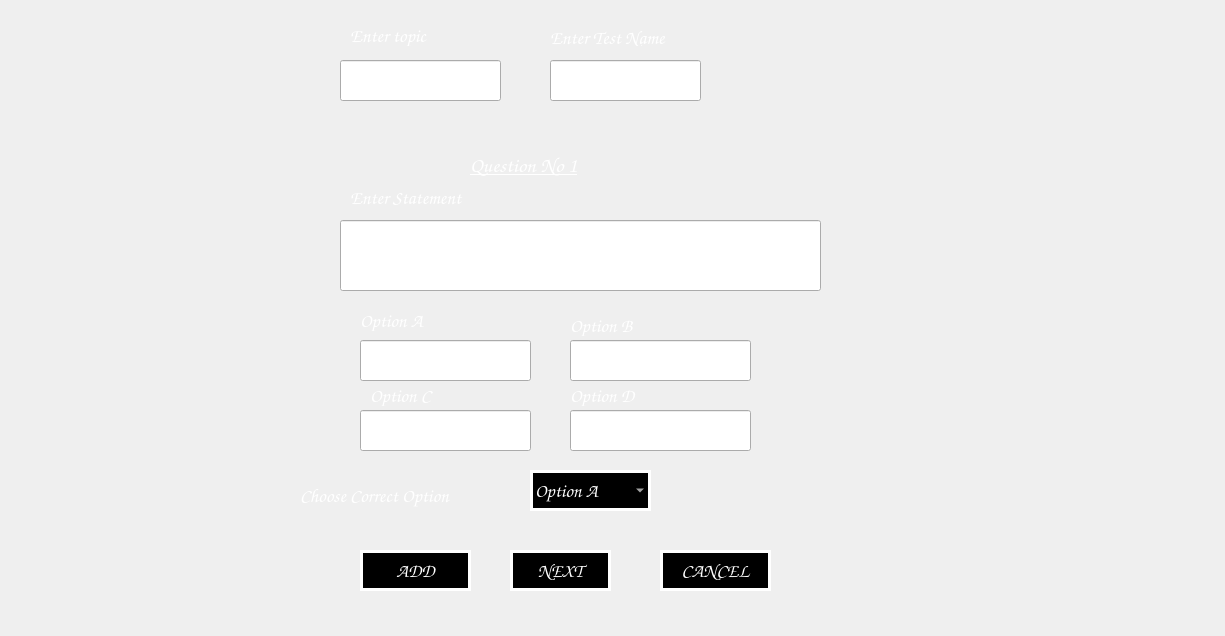
<?xml version="1.0" encoding="UTF-8"?>
<ui version="4.0">
 <class>setTestStart</class>
 <widget class="QWidget" name="setTestStart">
  <property name="geometry">
   <rect>
    <x>0</x>
    <y>0</y>
    <width>1225</width>
    <height>636</height>
   </rect>
  </property>
  <property name="font">
   <font>
    <family>Comic Sans MS</family>
    <pointsize>10</pointsize>
    <weight>75</weight>
    <bold>true</bold>
   </font>
  </property>
  <property name="windowTitle">
   <string>setTestStart</string>
  </property>
  <widget class="QLineEdit" name="topicEdit">
   <property name="geometry">
    <rect>
     <x>340</x>
     <y>60</y>
     <width>161</width>
     <height>41</height>
    </rect>
   </property>
   <property name="font">
    <font>
     <pointsize>12</pointsize>
    </font>
   </property>
  </widget>
  <widget class="QLineEdit" name="testNameEdit">
   <property name="geometry">
    <rect>
     <x>550</x>
     <y>60</y>
     <width>151</width>
     <height>41</height>
    </rect>
   </property>
   <property name="font">
    <font>
     <pointsize>12</pointsize>
    </font>
   </property>
  </widget>
  <widget class="QLabel" name="label">
   <property name="geometry">
    <rect>
     <x>350</x>
     <y>25</y>
     <width>101</width>
     <height>21</height>
    </rect>
   </property>
   <property name="font">
    <font>
     <family>Comic Sans MS</family>
     <pointsize>14</pointsize>
     <weight>75</weight>
     <bold>true</bold>
    </font>
   </property>
   <property name="styleSheet">
    <string notr="true">color:white;</string>
   </property>
   <property name="text">
    <string>Enter topic</string>
   </property>
  </widget>
  <widget class="QLabel" name="label_2">
   <property name="geometry">
    <rect>
     <x>550</x>
     <y>30</y>
     <width>181</width>
     <height>16</height>
    </rect>
   </property>
   <property name="font">
    <font>
     <family>Comic Sans MS</family>
     <pointsize>14</pointsize>
     <weight>75</weight>
     <bold>true</bold>
    </font>
   </property>
   <property name="styleSheet">
    <string notr="true">color:white;</string>
   </property>
   <property name="text">
    <string>Enter Test Name</string>
   </property>
  </widget>
  <widget class="QLabel" name="uniqueNameLabel">
   <property name="geometry">
    <rect>
     <x>360</x>
     <y>110</y>
     <width>411</width>
     <height>31</height>
    </rect>
   </property>
   <property name="font">
    <font>
     <family>Comic Sans MS</family>
     <pointsize>14</pointsize>
    </font>
   </property>
   <property name="styleSheet">
    <string notr="true">color:white;</string>
   </property>
   <property name="text">
    <string/>
   </property>
  </widget>
  <widget class="QLineEdit" name="statementEdit">
   <property name="geometry">
    <rect>
     <x>340</x>
     <y>220</y>
     <width>481</width>
     <height>71</height>
    </rect>
   </property>
   <property name="font">
    <font>
     <pointsize>12</pointsize>
    </font>
   </property>
  </widget>
  <widget class="QLineEdit" name="OptionA">
   <property name="geometry">
    <rect>
     <x>360</x>
     <y>340</y>
     <width>171</width>
     <height>41</height>
    </rect>
   </property>
   <property name="font">
    <font>
     <pointsize>12</pointsize>
    </font>
   </property>
  </widget>
  <widget class="QLineEdit" name="optionB">
   <property name="geometry">
    <rect>
     <x>570</x>
     <y>340</y>
     <width>181</width>
     <height>41</height>
    </rect>
   </property>
   <property name="font">
    <font>
     <pointsize>12</pointsize>
    </font>
   </property>
  </widget>
  <widget class="QLineEdit" name="optionC">
   <property name="geometry">
    <rect>
     <x>360</x>
     <y>410</y>
     <width>171</width>
     <height>41</height>
    </rect>
   </property>
   <property name="font">
    <font>
     <pointsize>12</pointsize>
    </font>
   </property>
  </widget>
  <widget class="QLineEdit" name="optionD">
   <property name="geometry">
    <rect>
     <x>570</x>
     <y>410</y>
     <width>181</width>
     <height>41</height>
    </rect>
   </property>
   <property name="font">
    <font>
     <pointsize>12</pointsize>
    </font>
   </property>
  </widget>
  <widget class="QComboBox" name="correctOption">
   <property name="geometry">
    <rect>
     <x>530</x>
     <y>470</y>
     <width>121</width>
     <height>41</height>
    </rect>
   </property>
   <property name="font">
    <font>
     <family>Comic Sans MS</family>
     <pointsize>14</pointsize>
     <weight>75</weight>
     <bold>true</bold>
    </font>
   </property>
   <property name="styleSheet">
    <string notr="true">border-image:none;
color:white;
background-color:inherit;
border:3px solid white;</string>
   </property>
   <item>
    <property name="text">
     <string>Option A</string>
    </property>
   </item>
   <item>
    <property name="text">
     <string>Option B</string>
    </property>
   </item>
   <item>
    <property name="text">
     <string>Option C</string>
    </property>
   </item>
   <item>
    <property name="text">
     <string>Option D</string>
    </property>
   </item>
  </widget>
  <widget class="QLabel" name="label_4">
   <property name="geometry">
    <rect>
     <x>360</x>
     <y>310</y>
     <width>111</width>
     <height>21</height>
    </rect>
   </property>
   <property name="font">
    <font>
     <family>Comic Sans MS</family>
     <pointsize>14</pointsize>
     <weight>75</weight>
     <bold>true</bold>
    </font>
   </property>
   <property name="styleSheet">
    <string notr="true">color:white;</string>
   </property>
   <property name="text">
    <string>Option A</string>
   </property>
  </widget>
  <widget class="QLabel" name="label_5">
   <property name="geometry">
    <rect>
     <x>570</x>
     <y>315</y>
     <width>91</width>
     <height>21</height>
    </rect>
   </property>
   <property name="font">
    <font>
     <family>Comic Sans MS</family>
     <pointsize>14</pointsize>
     <weight>75</weight>
     <bold>true</bold>
    </font>
   </property>
   <property name="styleSheet">
    <string notr="true">color:white;</string>
   </property>
   <property name="text">
    <string>Option B</string>
   </property>
  </widget>
  <widget class="QLabel" name="label_6">
   <property name="geometry">
    <rect>
     <x>370</x>
     <y>385</y>
     <width>101</width>
     <height>21</height>
    </rect>
   </property>
   <property name="font">
    <font>
     <family>Comic Sans MS</family>
     <pointsize>14</pointsize>
     <weight>75</weight>
     <bold>true</bold>
    </font>
   </property>
   <property name="styleSheet">
    <string notr="true">color:white;</string>
   </property>
   <property name="text">
    <string>Option C</string>
   </property>
  </widget>
  <widget class="QLabel" name="label_7">
   <property name="geometry">
    <rect>
     <x>570</x>
     <y>385</y>
     <width>81</width>
     <height>21</height>
    </rect>
   </property>
   <property name="font">
    <font>
     <family>Comic Sans MS</family>
     <pointsize>14</pointsize>
     <weight>75</weight>
     <bold>true</bold>
    </font>
   </property>
   <property name="styleSheet">
    <string notr="true">color:white;</string>
   </property>
   <property name="text">
    <string>Option D</string>
   </property>
  </widget>
  <widget class="QLabel" name="label_8">
   <property name="geometry">
    <rect>
     <x>300</x>
     <y>480</y>
     <width>231</width>
     <height>31</height>
    </rect>
   </property>
   <property name="font">
    <font>
     <family>Comic Sans MS</family>
     <pointsize>14</pointsize>
     <weight>75</weight>
     <bold>true</bold>
    </font>
   </property>
   <property name="styleSheet">
    <string notr="true">color:white;</string>
   </property>
   <property name="text">
    <string>Choose Correct Option</string>
   </property>
  </widget>
  <widget class="QLabel" name="label_9">
   <property name="geometry">
    <rect>
     <x>350</x>
     <y>190</y>
     <width>171</width>
     <height>16</height>
    </rect>
   </property>
   <property name="font">
    <font>
     <family>Comic Sans MS</family>
     <pointsize>14</pointsize>
     <weight>75</weight>
     <bold>true</bold>
    </font>
   </property>
   <property name="styleSheet">
    <string notr="true">color:white;</string>
   </property>
   <property name="text">
    <string>Enter Statement</string>
   </property>
  </widget>
  <widget class="QPushButton" name="addButton">
   <property name="geometry">
    <rect>
     <x>360</x>
     <y>550</y>
     <width>111</width>
     <height>41</height>
    </rect>
   </property>
   <property name="font">
    <font>
     <family>Comic Sans MS</family>
     <pointsize>14</pointsize>
     <weight>75</weight>
     <bold>true</bold>
    </font>
   </property>
   <property name="styleSheet">
    <string notr="true">border-image:none;
color:white;
background-color:inherit;
border:3px solid white;</string>
   </property>
   <property name="text">
    <string>ADD</string>
   </property>
  </widget>
  <widget class="QPushButton" name="nextButton">
   <property name="geometry">
    <rect>
     <x>510</x>
     <y>550</y>
     <width>101</width>
     <height>41</height>
    </rect>
   </property>
   <property name="font">
    <font>
     <family>Comic Sans MS</family>
     <pointsize>14</pointsize>
     <weight>75</weight>
     <bold>true</bold>
    </font>
   </property>
   <property name="styleSheet">
    <string notr="true">border-image:none;
color:white;
background-color:inherit;
border:3px solid white;</string>
   </property>
   <property name="text">
    <string>NEXT</string>
   </property>
  </widget>
  <widget class="QPushButton" name="cancelButton">
   <property name="geometry">
    <rect>
     <x>660</x>
     <y>550</y>
     <width>111</width>
     <height>41</height>
    </rect>
   </property>
   <property name="font">
    <font>
     <family>Comic Sans MS</family>
     <pointsize>14</pointsize>
     <weight>75</weight>
     <bold>true</bold>
    </font>
   </property>
   <property name="styleSheet">
    <string notr="true">border-image:none;
color:white;
background-color:inherit;
border:3px solid white;</string>
   </property>
   <property name="text">
    <string>CANCEL</string>
   </property>
  </widget>
  <widget class="QLabel" name="errorLabel">
   <property name="geometry">
    <rect>
     <x>250</x>
     <y>600</y>
     <width>591</width>
     <height>31</height>
    </rect>
   </property>
   <property name="palette">
    <palette>
     <active>
      <colorrole role="WindowText">
       <brush brushstyle="SolidPattern">
        <color alpha="255">
         <red>255</red>
         <green>255</green>
         <blue>255</blue>
        </color>
       </brush>
      </colorrole>
      <colorrole role="Text">
       <brush brushstyle="SolidPattern">
        <color alpha="255">
         <red>255</red>
         <green>255</green>
         <blue>255</blue>
        </color>
       </brush>
      </colorrole>
      <colorrole role="ButtonText">
       <brush brushstyle="SolidPattern">
        <color alpha="255">
         <red>255</red>
         <green>255</green>
         <blue>255</blue>
        </color>
       </brush>
      </colorrole>
     </active>
     <inactive>
      <colorrole role="WindowText">
       <brush brushstyle="SolidPattern">
        <color alpha="255">
         <red>255</red>
         <green>255</green>
         <blue>255</blue>
        </color>
       </brush>
      </colorrole>
      <colorrole role="Text">
       <brush brushstyle="SolidPattern">
        <color alpha="255">
         <red>255</red>
         <green>255</green>
         <blue>255</blue>
        </color>
       </brush>
      </colorrole>
      <colorrole role="ButtonText">
       <brush brushstyle="SolidPattern">
        <color alpha="255">
         <red>255</red>
         <green>255</green>
         <blue>255</blue>
        </color>
       </brush>
      </colorrole>
     </inactive>
     <disabled>
      <colorrole role="WindowText">
       <brush brushstyle="SolidPattern">
        <color alpha="255">
         <red>255</red>
         <green>255</green>
         <blue>255</blue>
        </color>
       </brush>
      </colorrole>
      <colorrole role="Text">
       <brush brushstyle="SolidPattern">
        <color alpha="255">
         <red>255</red>
         <green>255</green>
         <blue>255</blue>
        </color>
       </brush>
      </colorrole>
      <colorrole role="ButtonText">
       <brush brushstyle="SolidPattern">
        <color alpha="255">
         <red>255</red>
         <green>255</green>
         <blue>255</blue>
        </color>
       </brush>
      </colorrole>
     </disabled>
    </palette>
   </property>
   <property name="font">
    <font>
     <family>Comic Sans MS</family>
     <pointsize>14</pointsize>
    </font>
   </property>
   <property name="styleSheet">
    <string notr="true">color:white;</string>
   </property>
   <property name="text">
    <string/>
   </property>
  </widget>
  <widget class="QLabel" name="label_3">
   <property name="geometry">
    <rect>
     <x>470</x>
     <y>150</y>
     <width>211</width>
     <height>31</height>
    </rect>
   </property>
   <property name="font">
    <font>
     <family>Comic Sans MS</family>
     <pointsize>16</pointsize>
     <weight>75</weight>
     <bold>true</bold>
     <underline>true</underline>
    </font>
   </property>
   <property name="styleSheet">
    <string notr="true">color:white;</string>
   </property>
   <property name="text">
    <string>Question No 1</string>
   </property>
  </widget>
 </widget>
 <layoutdefault spacing="6" margin="11"/>
 <resources/>
 <connections>
  <connection>
   <sender>addButton</sender>
   <signal>clicked()</signal>
   <receiver>setTestStart</receiver>
   <slot>addClicked()</slot>
   <hints>
    <hint type="sourcelabel">
     <x>110</x>
     <y>545</y>
    </hint>
    <hint type="destinationlabel">
     <x>320</x>
     <y>295</y>
    </hint>
   </hints>
  </connection>
  <connection>
   <sender>nextButton</sender>
   <signal>clicked()</signal>
   <receiver>setTestStart</receiver>
   <slot>nextClicked()</slot>
   <hints>
    <hint type="sourcelabel">
     <x>260</x>
     <y>545</y>
    </hint>
    <hint type="destinationlabel">
     <x>320</x>
     <y>295</y>
    </hint>
   </hints>
  </connection>
  <connection>
   <sender>cancelButton</sender>
   <signal>clicked()</signal>
   <receiver>setTestStart</receiver>
   <slot>cancelClicked()</slot>
   <hints>
    <hint type="sourcelabel">
     <x>435</x>
     <y>545</y>
    </hint>
    <hint type="destinationlabel">
     <x>320</x>
     <y>295</y>
    </hint>
   </hints>
  </connection>
 </connections>
 <slots>
  <slot>addClicked()</slot>
  <slot>nextClicked()</slot>
  <slot>cancelClicked()</slot>
 </slots>
</ui>
